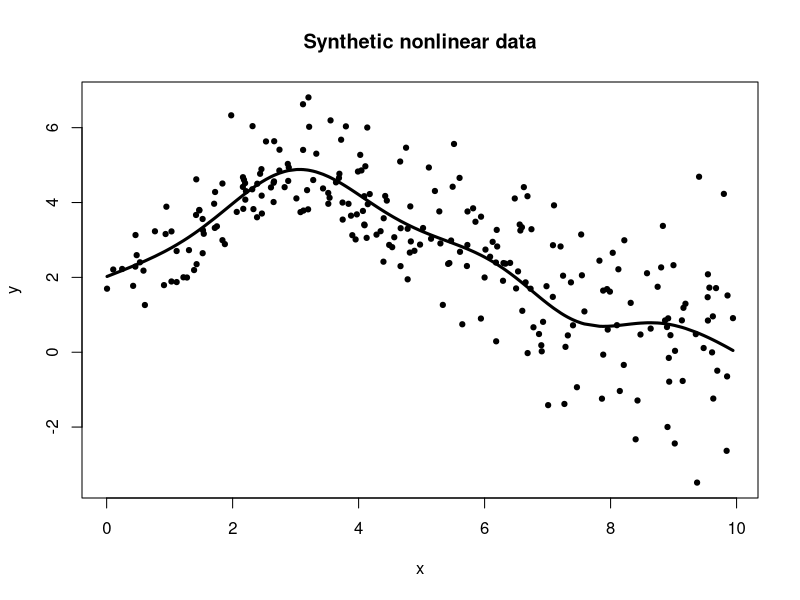
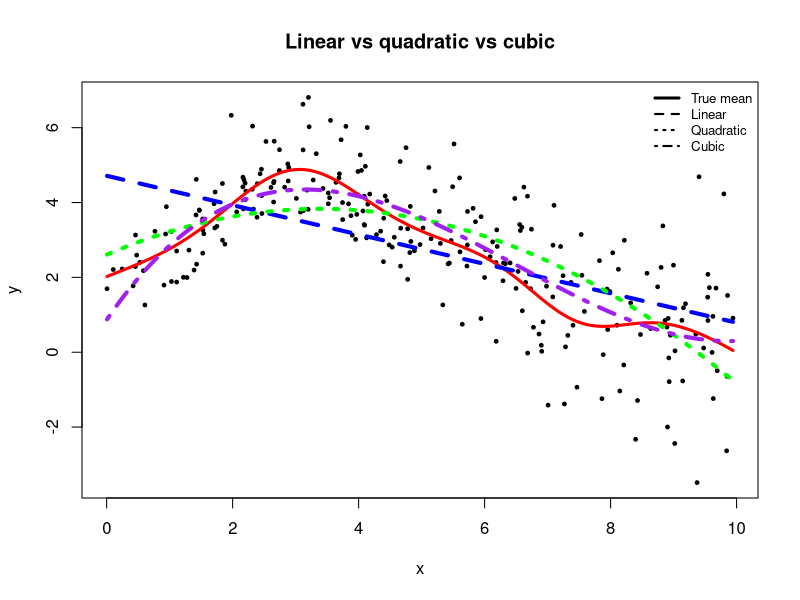
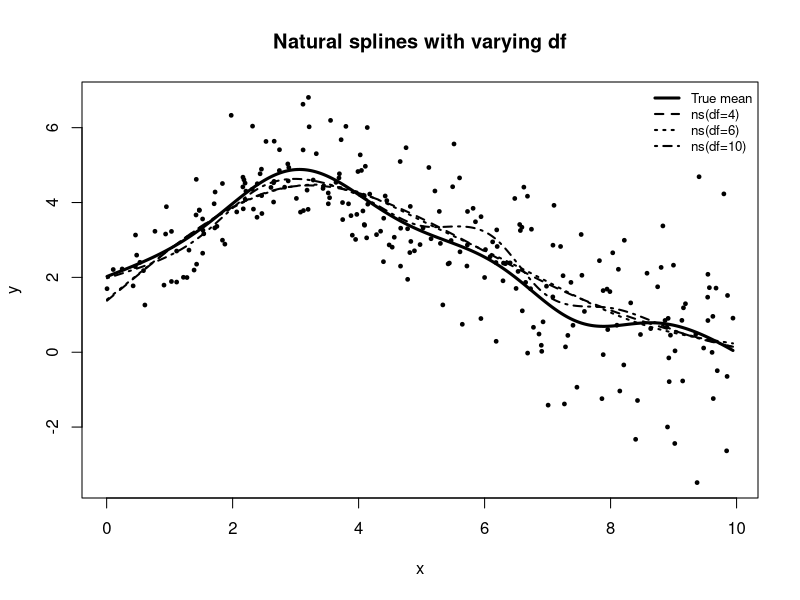
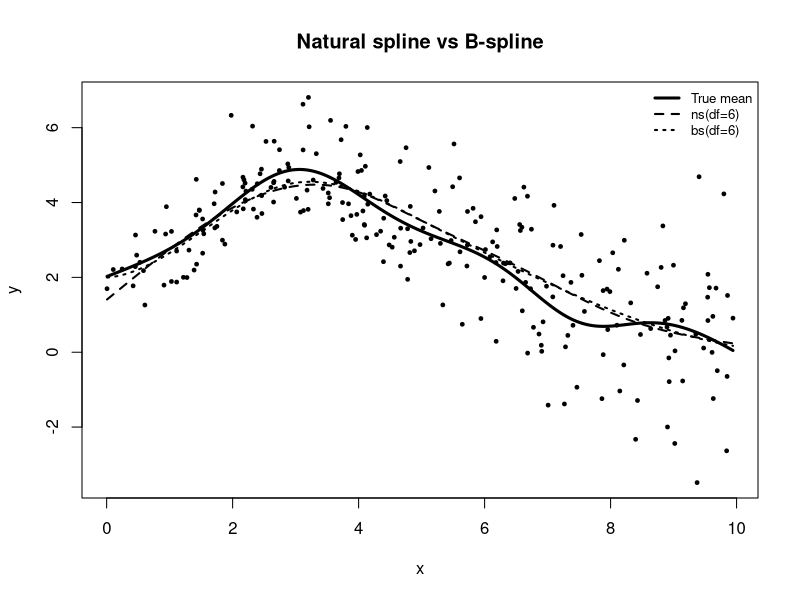
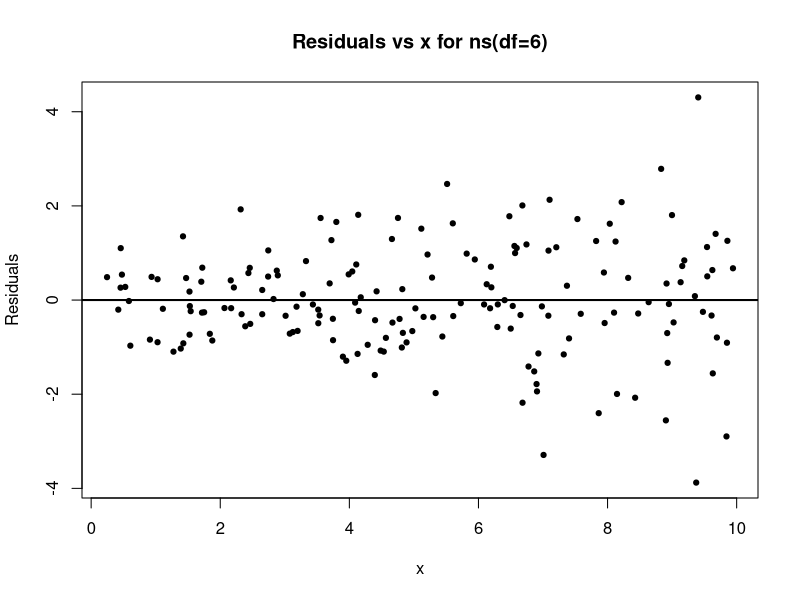
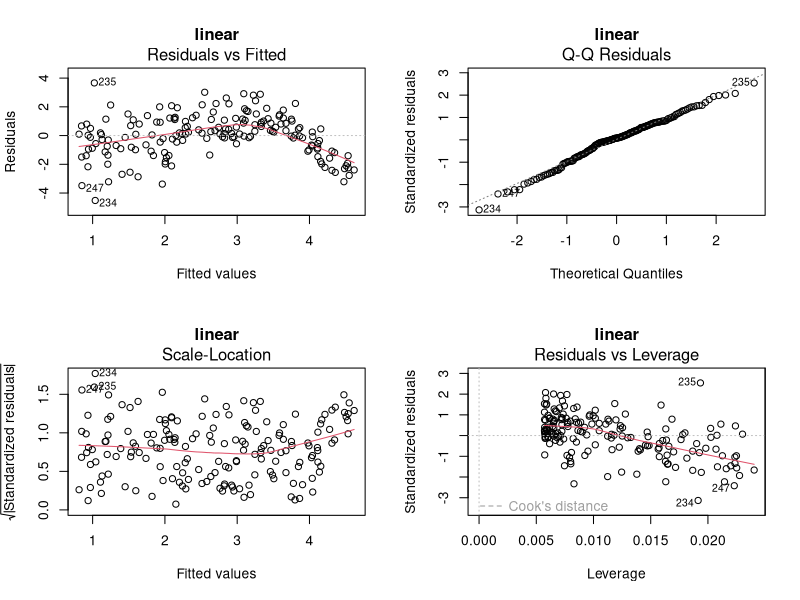
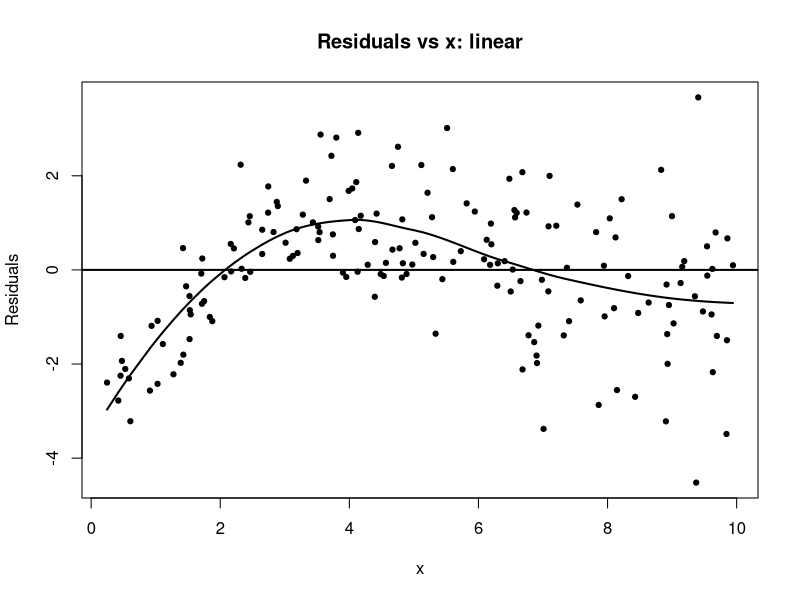
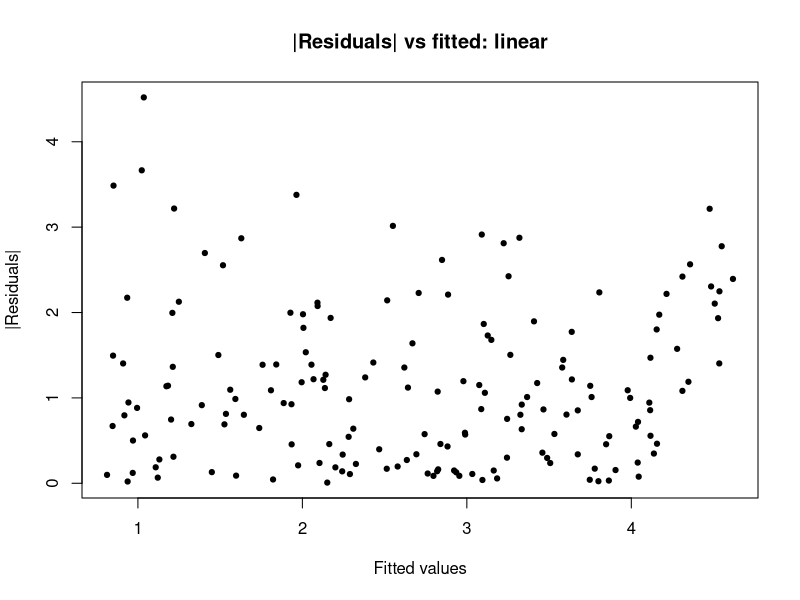

These figures' R source, in order:
## ============================================================
## SPLINE FITTING AND DIAGNOSTICS DEMO USING SYNTHETIC DATA
## Goals:
##   1. Simulate nonlinear data with heteroskedastic noise
##   2. Fit linear, polynomial, and spline models
##   3. Compare fitted curves visually
##   4. Examine residual diagnostics
##   5. Compare models using test MSE and AIC
##   6. Illustrate effect of spline flexibility (degrees of freedom)
##
## Requires:
##   splines  (comes with base R recommended packages)
## ============================================================

set.seed(123)

library(splines)

## ------------------------------------------------------------
## 1. Simulate synthetic data
## ------------------------------------------------------------
n <- 250
x <- sort(runif(n, 0, 10))

## True mean function: nonlinear, with local features
f_true <- function(x) {
  2 +
    0.6 * x -
    0.08 * x^2 +
    1.8 * exp(-0.5 * (x - 3.0)^2) -
    1.2 * exp(-0.8 * (x - 7.5)^2)
}

mu <- f_true(x)

## Add mild heteroskedasticity so diagnostics are interesting
sigma_x <- 0.5 + 0.12 * x
y <- mu + rnorm(n, sd = sigma_x)

dat <- data.frame(x = x, y = y, mu = mu, sigma_x = sigma_x)

## Create train/test split
set.seed(456)
train_id <- sample(seq_len(n), size = round(0.7 * n))
train <- dat[train_id, ]
test  <- dat[-train_id, ]

## ------------------------------------------------------------
## 2. Initial visualization
## ------------------------------------------------------------
plot(dat$x, dat$y,
     pch = 19, cex = 0.7,
     xlab = "x", ylab = "y",
     main = "Synthetic nonlinear data")
lines(dat$x, dat$mu, lwd = 3)

cat("\nThe solid curve is the true mean function used to generate the data.\n")

## ------------------------------------------------------------
## 3. Fit candidate models
## ------------------------------------------------------------
## Linear model
m_lin <- lm(y ~ x, data = train)

## Quadratic polynomial
m_quad <- lm(y ~ x + I(x^2), data = train)

## Cubic polynomial
m_cubic <- lm(y ~ x + I(x^2) + I(x^3), data = train)

## Natural cubic splines with different degrees of freedom
m_ns_4 <- lm(y ~ ns(x, df = 4), data = train)
m_ns_6 <- lm(y ~ ns(x, df = 6), data = train)
m_ns_10 <- lm(y ~ ns(x, df = 10), data = train)

## B-spline example
m_bs_6 <- lm(y ~ bs(x, df = 6), data = train)

models <- list(
  linear = m_lin,
  quadratic = m_quad,
  cubic = m_cubic,
  ns_df4 = m_ns_4,
  ns_df6 = m_ns_6,
  ns_df10 = m_ns_10,
  bs_df6 = m_bs_6
)

## ------------------------------------------------------------
## 4. Overlay fitted curves
## ------------------------------------------------------------
x_grid <- seq(min(dat$x), max(dat$x), length.out = 400)
grid_df <- data.frame(x = x_grid)

pred_lin   <- predict(m_lin,   newdata = grid_df)
pred_quad  <- predict(m_quad,  newdata = grid_df)
pred_cubic <- predict(m_cubic, newdata = grid_df)
pred_ns4   <- predict(m_ns_4,  newdata = grid_df)
pred_ns6   <- predict(m_ns_6,  newdata = grid_df)
pred_ns10  <- predict(m_ns_10, newdata = grid_df)
pred_bs6   <- predict(m_bs_6,  newdata = grid_df)

par(mfrow = c(1, 1))

plot(dat$x, dat$y,
     pch = 19, cex = 0.5,
     xlab = "x", ylab = "y",
     main = "Linear vs quadratic vs cubic")
lines(x_grid, f_true(x_grid), lwd = 3, col='red', cex=1.1)
lines(x_grid, pred_lin, lwd = 4, lty = 2, col='blue')
lines(x_grid, pred_quad, lwd = 4, lty = 3, col='green')
lines(x_grid, pred_cubic, lwd = 4, lty = 4, col='purple')
legend("topright",
       legend = c("True mean", "Linear", "Quadratic", "Cubic"),
       lty = c(1, 2, 3, 4), lwd = c(3, 2, 2, 2), bty = "n", cex = 0.8)

plot(dat$x, dat$y,
     pch = 19, cex = 0.5,
     xlab = "x", ylab = "y",
     main = "Natural splines with varying df")
lines(x_grid, f_true(x_grid), lwd = 3)
lines(x_grid, pred_ns4,  lwd = 2, lty = 2)
lines(x_grid, pred_ns6,  lwd = 2, lty = 3)
lines(x_grid, pred_ns10, lwd = 2, lty = 4)
legend("topright",
       legend = c("True mean", "ns(df=4)", "ns(df=6)", "ns(df=10)"),
       lty = c(1, 2, 3, 4), lwd = c(3, 2, 2, 2), bty = "n", cex = 0.8)

plot(dat$x, dat$y,
     pch = 19, cex = 0.5,
     xlab = "x", ylab = "y",
     main = "Natural spline vs B-spline")
lines(x_grid, f_true(x_grid), lwd = 3)
lines(x_grid, pred_ns6, lwd = 2, lty = 2)
lines(x_grid, pred_bs6, lwd = 2, lty = 3)
legend("topright",
       legend = c("True mean", "ns(df=6)", "bs(df=6)"),
       lty = c(1, 2, 3), lwd = c(3, 2, 2), bty = "n", cex = 0.8)

plot(train$x, resid(m_ns_6),
     pch = 19, cex = 0.7,
     xlab = "x", ylab = "Residuals",
     main = "Residuals vs x for ns(df=6)")
abline(h = 0, lwd = 2)

par(mfrow = c(1, 1))

cat("\nVisual comparison points:\n")
cat("* Linear and low-order polynomial fits may miss local structure.\n")
cat("* Splines adapt locally and usually capture the shape better.\n")
cat("* Very flexible splines can begin to chase noise if df is too large.\n")

## ------------------------------------------------------------
## 5. Numeric comparison: AIC and test MSE
## ------------------------------------------------------------
mse <- function(y, yhat) mean((y - yhat)^2)

perf_tab <- data.frame(
  model = names(models),
  AIC = sapply(models, AIC),
  train_MSE = sapply(models, function(m) mse(train$y, fitted(m))),
  test_MSE = sapply(models, function(m) mse(test$y, predict(m, newdata = test)))
)

perf_tab <- perf_tab[order(perf_tab$test_MSE), ]
cat("\n--- Model performance summary ---\n")
print(perf_tab, row.names = FALSE)

cat("\nInterpretation:\n")
cat("* Compare train MSE and test MSE to assess out-of-sample behavior.\n")
cat("* The best spline often balances flexibility and generalization.\n")

## ------------------------------------------------------------
## 6. Detailed diagnostics for selected models
## ------------------------------------------------------------
## We'll compare a misspecified model (linear), a reasonable spline,
## and an overly flexible spline.
selected_models <- list(
  linear = m_lin,
  ns_df6 = m_ns_6,
  ns_df10 = m_ns_10
)

nm <- names(selected_models[1])
for (nm in names(selected_models)) {
  fit <- selected_models[[nm]]
  
  cat("\n============================================================\n")
  cat("Diagnostics for model:", nm, "\n")
  cat("============================================================\n")
  print(summary(fit))
  
  par(mfrow = c(2, 2))
  plot(fit, main = nm)
  par(mfrow = c(1, 1))
  
  ## Residuals vs x
  plot(train$x, resid(fit),
       pch = 19, cex = 0.7,
       xlab = "x", ylab = "Residuals",
       main = paste("Residuals vs x:", nm))
  abline(h = 0, lwd = 2)
  
  ## Add loess smooth to emphasize pattern
  ord <- order(train$x)
  smooth_vals <- predict(loess(resid(fit) ~ x, data = train))
  lines(train$x[ord], smooth_vals[ord], lwd = 2)
  
  ## Absolute residuals vs fitted to inspect variance pattern
  plot(fitted(fit), abs(resid(fit)),
       pch = 19, cex = 0.7,
       xlab = "Fitted values", ylab = "|Residuals|",
       main = paste("|Residuals| vs fitted:", nm))
}

cat("\nDiagnostic guidance:\n")
cat("* If residuals vs x show systematic curvature, the mean model is misspecified.\n")
cat("* If residual spread grows with fitted values, variance may be non-constant.\n")
cat("* QQ plot assesses approximate normality of residuals.\n")
cat("* Residuals vs leverage helps identify influential observations.\n")

## ------------------------------------------------------------
## 7. Confidence bands for a chosen spline fit
## ------------------------------------------------------------
## We compute pointwise confidence intervals for the mean function.
pred_obj <- predict(m_ns_6, newdata = grid_df, se.fit = TRUE)

upper <- pred_obj$fit + 1.96 * pred_obj$se.fit
lower <- pred_obj$fit - 1.96 * pred_obj$se.fit

plot(dat$x, dat$y,
     pch = 19, cex = 0.5,
     xlab = "x", ylab = "y",
     main = "Natural spline fit with pointwise 95% CI")
lines(x_grid, f_true(x_grid), lwd = 3)
lines(x_grid, pred_obj$fit, lwd = 2, lty = 2, col = "red")
lines(x_grid, upper, lwd = 1, lty = 3)
lines(x_grid, lower, lwd = 1, lty = 3)
legend("topright",
       legend = c("True mean", "Spline fit", "95% pointwise CI"),
       lty = c(1, 2, 3), lwd = c(3, 2, 1), bty = "n", cex = 0.8)

## ------------------------------------------------------------
## 8. Show basis functions for natural spline and B-spline
## ------------------------------------------------------------
## This helps students see that splines are linear models in basis functions.
X_ns <- ns(train$x, df = 6)
X_bs <- bs(train$x, df = 6)

par(mfrow = c(1, 2))

matplot(train$x, X_ns,
        type = "l", lty = 1, lwd = 2,
        xlab = "x", ylab = "Basis value",
        main = "Natural spline basis (df=6)")

matplot(train$x, X_bs,
        type = "l", lty = 1, lwd = 2,
        xlab = "x", ylab = "Basis value",
        main = "B-spline basis (df=6)")

par(mfrow = c(1, 1))

cat("\nBasis-function interpretation:\n")
cat("* Splines are still linear models: y = B(x) beta + error.\n")
cat("* The nonlinearity comes from the basis expansion, not from nonlinear estimation.\n")

## ------------------------------------------------------------
## 9. Explicit design matrix regression check
## ------------------------------------------------------------
## Show equivalence between lm(y ~ ns(x, df=6)) and regressing on basis matrix
B <- ns(train$x, df = 6)
fit_basis <- lm(train$y ~ B)

cat("\n--- Coefficient comparison: direct spline fit vs basis-matrix fit ---\n")
coef_compare <- cbind(
  direct_fit = coef(m_ns_6),
  basis_fit = coef(fit_basis)
)
print(round(coef_compare, 6))

cat("\nThe fits match because spline regression is ordinary linear regression on a spline basis.\n")

## ------------------------------------------------------------
## 10. Optional formal comparison among nested natural spline dfs
## Note: comparing df here is not a classical nested polynomial hierarchy in
## a simple coefficient sense, but AIC/test MSE are often more informative.
## ------------------------------------------------------------

cat("\n--- Final remarks for class ---\n")
cat("1. Polynomial regression is global; splines are locally flexible.\n")
cat("2. Natural splines stabilize boundary behavior.\n")
cat("3. Model choice can be guided by plots, diagnostics, AIC, and test error.\n")
cat("4. Coefficients of spline basis functions are not usually interpreted directly.\n")
cat("5. Interpretation should focus on the fitted curve, derivatives, and predictions.\n")
